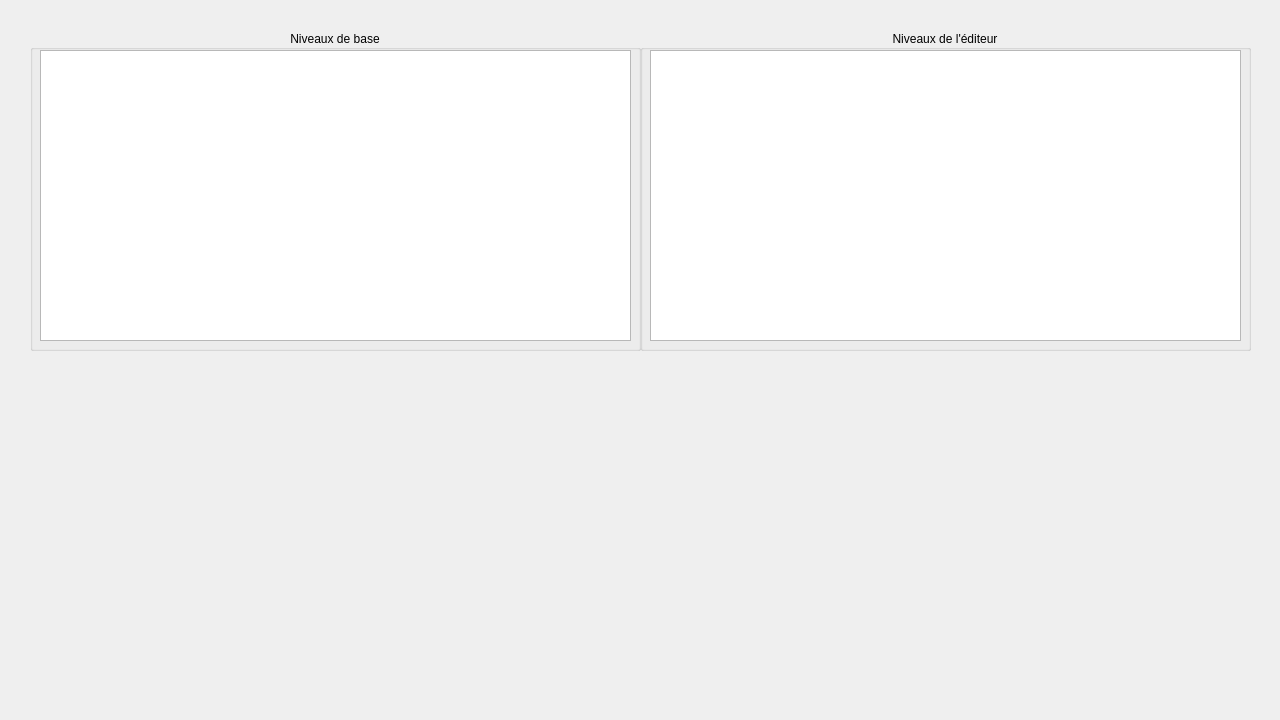
<?xml version="1.0" encoding="UTF-8"?>
<ui version="4.0">
 <class>MainWindow</class>
 <widget class="QMainWindow" name="MainWindow">
  <property name="geometry">
   <rect>
    <x>0</x>
    <y>0</y>
    <width>1280</width>
    <height>720</height>
   </rect>
  </property>
  <property name="cursor">
   <cursorShape>BlankCursor</cursorShape>
  </property>
  <property name="windowTitle">
   <string>Lazor Major</string>
  </property>
  <widget class="QWidget" name="centralWidget">
   <widget class="QGroupBox" name="grpLvlBase">
    <property name="geometry">
     <rect>
      <x>30</x>
      <y>30</y>
      <width>611</width>
      <height>321</height>
     </rect>
    </property>
    <property name="font">
     <font>
      <kerning>true</kerning>
     </font>
    </property>
    <property name="title">
     <string>Niveaux de base</string>
    </property>
    <property name="alignment">
     <set>Qt::AlignCenter</set>
    </property>
    <property name="flat">
     <bool>false</bool>
    </property>
    <property name="checkable">
     <bool>false</bool>
    </property>
    <widget class="QListWidget" name="listeBase">
     <property name="geometry">
      <rect>
       <x>10</x>
       <y>20</y>
       <width>591</width>
       <height>291</height>
      </rect>
     </property>
    </widget>
   </widget>
   <widget class="QGroupBox" name="grpLvlEdit">
    <property name="geometry">
     <rect>
      <x>640</x>
      <y>30</y>
      <width>611</width>
      <height>321</height>
     </rect>
    </property>
    <property name="title">
     <string>Niveaux de l'éditeur</string>
    </property>
    <property name="alignment">
     <set>Qt::AlignCenter</set>
    </property>
    <property name="flat">
     <bool>false</bool>
    </property>
    <widget class="QListWidget" name="listeEdit">
     <property name="geometry">
      <rect>
       <x>10</x>
       <y>20</y>
       <width>591</width>
       <height>291</height>
      </rect>
     </property>
    </widget>
   </widget>
  </widget>
 </widget>
 <layoutdefault spacing="6" margin="11"/>
 <resources/>
 <connections/>
</ui>
